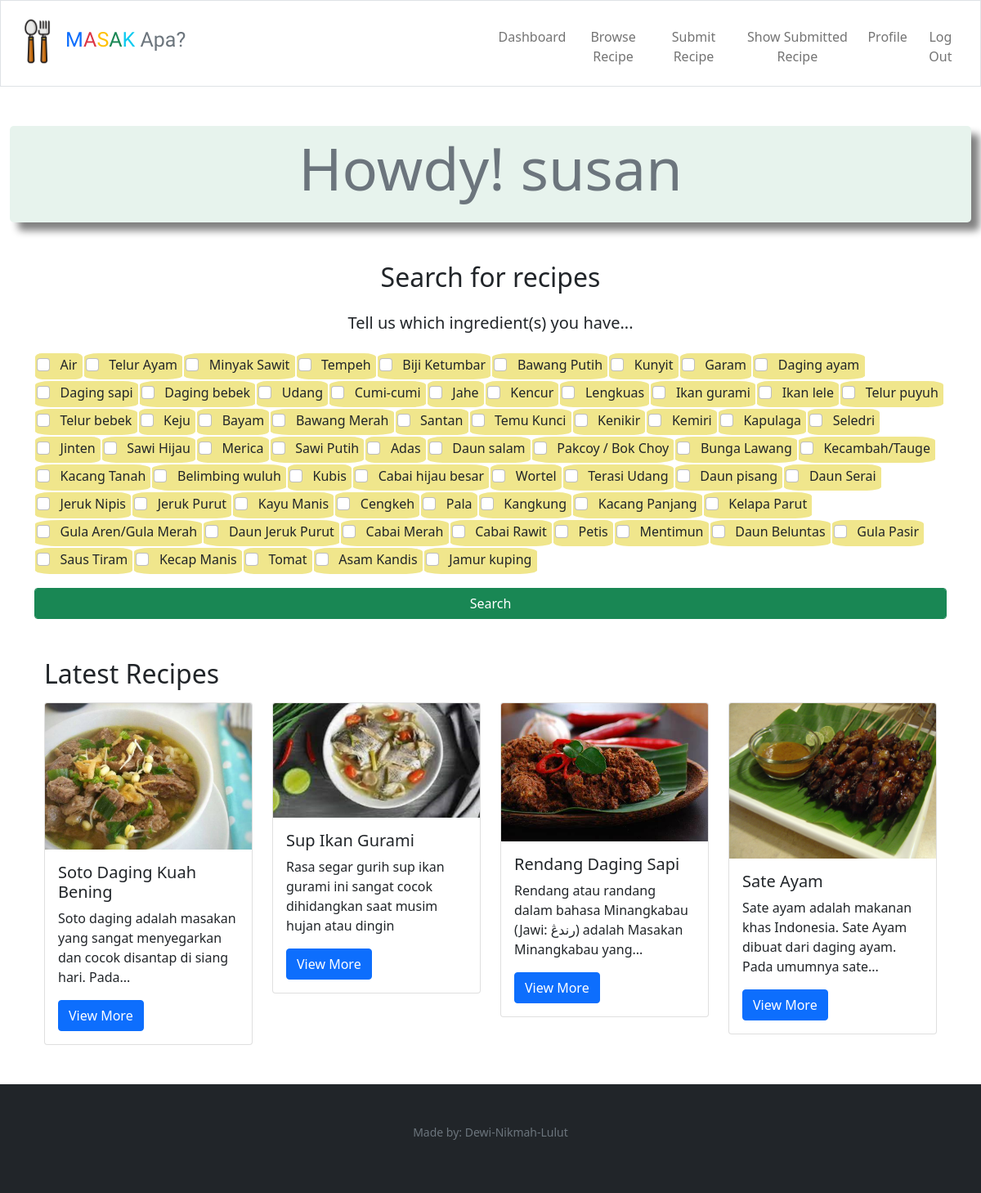
The app's page /dashboard (signed in), older data.
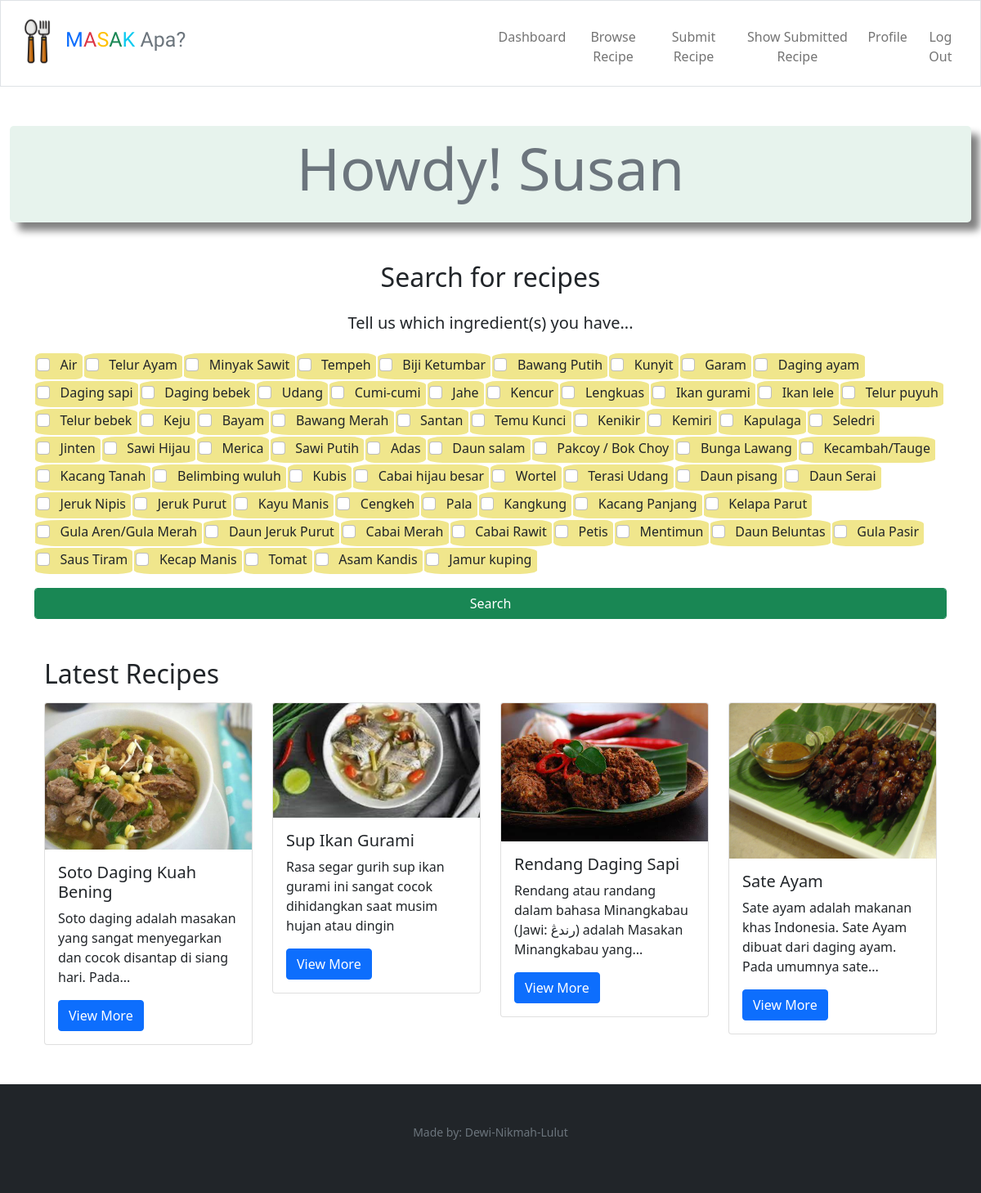
The same page, newer data.
### tables this page shows
CREATE TABLE "users" (
	"id"	integer NOT NULL,
	"name"	varchar NOT NULL,
	"email"	varchar NOT NULL,
	"password"	varchar NOT NULL,
	"created_at"	datetime DEFAULT CURRENT_TIMESTAMP,
	"updated_at"	datetime DEFAULT CURRENT_TIMESTAMP,
	"username"	TEXT NOT NULL, role text,
	PRIMARY KEY("id" AUTOINCREMENT)
);

CREATE TABLE "ingredients" (
	"id"	integer NOT NULL,
	"image"	varchar,
	"name"	varchar NOT NULL,
	"origin_id"	integer NOT NULL,
	"category_id"	integer NOT NULL,
	"description"	text NOT NULL,
	"created_at"	datetime DEFAULT CURRENT_TIMESTAMP,
	"updated_at"	datetime DEFAULT CURRENT_TIMESTAMP,
	"img_src"	TEXT,
	PRIMARY KEY("id" AUTOINCREMENT),
	FOREIGN KEY("category_id") REFERENCES "categories"("id") on delete cascade on update cascade,
	FOREIGN KEY("origin_id") REFERENCES "origins"("id") on delete cascade on update cascade
);

CREATE TABLE "recipes" (
	"id"	integer NOT NULL,
	"name"	TEXT NOT NULL,
	"origin_id"	integer NOT NULL,
	"image"	varchar,
	"created_at"	datetime DEFAULT CURRENT_TIMESTAMP,
	"updated_at"	datetime DEFAULT CURRENT_TIMESTAMP,
	"description"	TEXT,
	"img_src"	TEXT,
	"recipe_src"	TEXT,
	PRIMARY KEY("id" AUTOINCREMENT),
	FOREIGN KEY("origin_id") REFERENCES "origins"("id") on delete cascade on update cascade
);

### app.py (the view, shortened to what this page needs)
@app.route("/dashboard", methods=["GET", "POST"])
@login_required
def user_dashboard():
    global search_result
    id = session["user_id"]
    name = db.execute("select name from users where id = ?", id)
    if request.method == "GET":
        ingredients = db.execute("select * from ingredients")
        latest_recipes = db.execute("select recipes.id, recipes.name as recipe_name, recipes.image, recipes.description, recipe_ingredients.qty, instructions.instructions, units.name as unit_name from recipes inner join recipe_ingredients on recipes.id = recipe_ingredients.recipe_id inner join ingredients on recipe_ingredients.ingredients_id = ingredients.id inner join units on recipe_ingredients.unit_id = units.id inner join instructions on recipes.id = instructions.recipe_id group by recipes.id order by recipes.created_at desc limit 4")
        search_result.clear()
        return render_template("dashboard.html", name=name[0], ingredients=ingredients, latest_recipes=latest_recipes)

### app.py (called while the page is built)
@app.after_request
def after_request(response):
    response.headers["Cache-Control"] = "no-cache, no-store, must-revalidate"
    response.headers["Expires"] = 0
    response.headers["Pragma"] = "no-cache"
    return response

### helpers.py (called while the page is built)
def login_required(f):
    @wraps(f)
    def decorated_function(*args, **kwargs):
        if session.get("user_id") is None:
            return redirect("/login")
        return f(*args, **kwargs)
    return decorated_function

### templates/dashboard.html (shortened to what this page needs)
{% extends "layout.html" %} {% block title %} Member Dashboard {% endblock %} {%
block main %}
<div
  class="bg-success p-2 text-muted"
  style="
    --bs-bg-opacity: 0.1;
    border-radius: 5px;
    box-shadow: 10px 10px 10px grey;
  "
>
  <p class="display-2 text-center">Howdy! {{ name['name'] }}</p>
</div>
<div class="container mt-5">
  <div class="row">
    <h2 class="text-center">Search for recipes</h2>
    <h5 class="text-center mt-3">Tell us which ingredient(s) you have...</h5>
    <form action="/dashboard" method="post" enctype="multipart/form-data">
      <div class="col-md-12 mt-3">
        <div style="display: flex; flex-wrap: wrap">
          {% for ingredient in ingredients %}
          <div
            style="
              background-color: khaki;
              margin: 1px 1px 1px 1px;
              padding: 2px;
              border-radius: 15%;
            "
          >
            <input
              type="checkbox"
              name="ingredients"
              id="{{ ingredient['name'] }}t"
              value="{{ ingredient['id'] }}"
              class="form-check-input mb-2"
            /><span> &nbsp;</span>
            <label class="form-check-label" for="ingredient">
              {{ ingredient['name'] }}</label
            >&nbsp;
          </div>
          {% endfor %}
        </div>
      </div>
      <div class="form-group mt-3">
        <button
          class="btn btn-success form-control"
          type="submit"
          value="submit"
        >
          Search
        </button>
      </div>
    </form>
  </div>
  <div class="container-lg mt-5">
    <h2>Latest Recipes</h2>
    <div class="row mt-2">
      {% for latest_recipe in latest_recipes %}
      <div class="col-lg-3 mt-2">
        <div class="card" style="width: 100%">
          <img
            src="/static/uploads/{{ latest_recipe['image'] }}"
            class="card-img-top card-size"
            alt="IoT course thumbnail"
          />
          <div class="card-body">
            <h5 class="card-title">{{ latest_recipe["recipe_name"] }}</h5>
            <p class="card-text">
              {{ latest_recipe["description"]|truncate(100) }}
            </p>
            <a
              href="/recipe/show/{{ latest_recipe['id'] }}"
              class="btn btn-primary"
              >View More</a
            >
          </div>
        </div>
      </div>
      {% endfor %}
    </div>
    <div class="spacing p-4"></div>
  </div>
</div>
{% endblock %}

### templates/layout.html (shortened to what this page needs)
<!DOCTYPE html>
<html lang="en">
  <head>
    <link
      href="https://cdn.jsdelivr.net/npm/bootstrap@5.1.3/dist/css/bootstrap.min.css"
      rel="stylesheet"
    />
    <link href="/static/style.css" rel="stylesheet" />
  </head>
  <body>
    <nav
      id="navbar"
      class="border navbar navbar-expand-lg navbar-scroll navbar-light p-3 shadow-5-strong"
    >
      <div class="mx-auto d-sm-flex d-block flex-sm-nowrap">
        <a
          style="font-family: 'Barrio'; font-size: 25px"
          class="navbar-brand"
          href="/"
        >
          <img src="/static/img/spoon-and-fork.png" style="width: 10%" />
          <span class="blue text-primary">M</span
          ><span class="red text-danger">A</span
          ><span class="yellow text-warning">S</span
          ><span class="green text-success">A</span
          ><span class="BLACK text-info">K</span>
          <span class="text-muted">Apa?</span></a
        >
        <div class="collapse text-center navbar-collapse" id="navbar">
          {% if session["user_id"] %}
          <ul class="navbar-nav me-auto mt-2">
            <li class="nav-item">
              <a class="nav-link" href="/dashboard">Dashboard</a>
            </li>
            <li class="nav-item">
              <a class="nav-link" href="/recipe/show/all">Browse Recipe</a>
            </li>
            <li class="nav-item">
              <a class="nav-link" href="/recipe/submit">Submit Recipe</a>
            </li>
            <a class="nav-link" href="/recipe/show/submitted">Show Submitted Recipe</a>
            <li class="nav-item">
              <a class="nav-link" href="/profile">Profile</a>
            </li>
          </ul>
          <ul class="navbar-nav mt-2">
            <li class="nav-item">
              <a class="nav-link" href="/logout">Log Out</a>
            </li>
          </ul>
          {% endif %}
        </div>
      </div>
    </nav>
    <main class="container-fluid mt-5">
      <div style="margin-top: 2%">{% block main %}{% endblock %}</div>
    </main>
    <footer class="mb-0 p-5 small text-center text-muted bg-dark">
      <p>Made by: Dewi-Nikmah-Lulut</p>
    </footer>
  </body>
</html>

### static/style.css (style rules this page uses)
.navbar { transition: 1s; }
nav .navbar-brand { font-size: xx-large; }
.navbar-scroll .nav-link, .navbar-scroll .navbar-toggler .fa-bars { color: #fff; }
.card-size { width: 100%; height: 100%; }

Row changes from the older to the newer data that the page shows:
changed users: name "susan" → "Susan"
